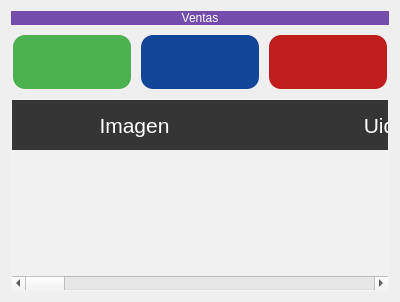
                 <widget class="QWidget" name="page_sale">
                  <property name="styleSheet">
                   <string notr="true"/>
                  </property>
                  <layout class="QVBoxLayout" name="verticalLayout_11">
                   <item>
                    <widget class="QLabel" name="label_9">
                     <property name="layoutDirection">
                      <enum>Qt::RightToLeft</enum>
                     </property>
                     <property name="styleSheet">
                      <string notr="true">color: rgb(255, 255, 255);
font: 26pt &quot;MS Shell Dlg 2&quot;;
background-color:#744cac;</string>
                     </property>
                     <property name="text">
                      <string>Ventas</string>
                     </property>
                     <property name="alignment">
                      <set>Qt::AlignCenter</set>
                     </property>
                    </widget>
                   </item>
                   <item>
                    <layout class="QHBoxLayout" name="horizontalLayout_12">
                     <item>
                      <widget class="QPushButton" name="btn_add_sale">
                       <property name="cursor">
                        <cursorShape>PointingHandCursor</cursorShape>
                       </property>
                       <property name="styleSheet">
                        <string notr="true">QPushButton {
                background-color: #4CAF50; /* Verde */
                border: none;
                color: white;
                padding: 15px 32px;
                text-align: center;
                text-decoration: none;
                font-size: 20px;
                margin: 4px 2px;
                border-radius: 12px;
            }
            QPushButton:hover {
                background-color: #2D005F;
            }
            QPushButton:pressed {
                background-color: #2e7031;
            }</string>
                       </property>
                       <property name="text">
                        <string/>
                       </property>
                       <property name="icon">
                        <iconset>
                         <normalon>../image/add.png</normalon>
                        </iconset>
                       </property>
                       <property name="iconSize">
                        <size>
                         <width>25</width>
                         <height>25</height>
                        </size>
                       </property>
                      </widget>
                     </item>
                     <item>
                      <widget class="QPushButton" name="btn_update_table_sale">
                       <property name="cursor">
                        <cursorShape>PointingHandCursor</cursorShape>
                       </property>
                       <property name="styleSheet">
                        <string notr="true">QPushButton {
                background-color: #144698; /* Azul Oscuro */
                border: none;
                color: white;
                padding: 15px 32px;
                text-align: center;
                text-decoration: none;
                font-size: 20px;
                margin: 4px 2px;
                border-radius: 12px;
            }
            QPushButton:hover {
                background-color: #2D005F;
            }
            QPushButton:pressed {
                background-color: #2e7031;
            }</string>
                       </property>
                       <property name="text">
                        <string/>
                       </property>
                       <property name="icon">
                        <iconset>
                         <normalon>../image/update_table.png</normalon>
                        </iconset>
                       </property>
                       <property name="iconSize">
                        <size>
                         <width>25</width>
                         <height>25</height>
                        </size>
                       </property>
                      </widget>
                     </item>
                     <item>
                      <widget class="QPushButton" name="btn_delete_sale">
                       <property name="cursor">
                        <cursorShape>PointingHandCursor</cursorShape>
                       </property>
                       <property name="styleSheet">
                        <string notr="true">QPushButton {
                background-color: #C01D1D; /* Rojo */
                border: none;
                color: white;
                padding: 15px 32px;
                text-align: center;
                text-decoration: none;
                font-size: 20px;
                margin: 4px 2px;
                border-radius: 12px;
            }
            QPushButton:hover {
                background-color: #2D005F;
            }
            QPushButton:pressed {
                background-color: #2e7031;
            }</string>
                       </property>
                       <property name="text">
                        <string/>
                       </property>
                       <property name="icon">
                        <iconset>
                         <normalon>../image/delete.png</normalon>
                        </iconset>
                       </property>
                       <property name="iconSize">
                        <size>
                         <width>25</width>
                         <height>25</height>
                        </size>
                       </property>
                      </widget>
                     </item>
                    </layout>
                   </item>
                   <item>
                    <widget class="QTableWidget" name="table_sale">
                     <property name="styleSheet">
                      <string notr="true">QTableView {
background-color: rgba(255, 255, 255, 30); 
border: 1px solid rgba(255,255,255,40);
border-bottom-right-radius: 7px; 
border-bottom-left-radius: 7px; 
color: white;
}

QHeaderView::section {
background-color: rgb(53, 53, 53);
color: white;
border: none;
height: 50px;
font-size: 16pt;
}

QTableView::item {
    border-style: none;
    border-bottom: 1px solid rgba(255,255,255,50);
    padding-left: auto;
    padding-right: auto;
}

QTableView::item:selected{
	border: none;
	color: rgb(255, 255, 255);
    background-color: rgba(255, 255, 255, 50);
}
</string>
                     </property>
                     <property name="editTriggers">
                      <set>QAbstractItemView::NoEditTriggers</set>
                     </property>
                     <attribute name="horizontalHeaderDefaultSectionSize">
                      <number>245</number>
                     </attribute>
                     <column>
                      <property name="text">
                       <string>Imagen</string>
                      </property>
                     </column>
                     <column>
                      <property name="text">
                       <string>Uid</string>
                      </property>
                     </column>
                     <column>
                      <property name="text">
                       <string>Nombre del Producto</string>
                      </property>
                     </column>
                     <column>
                      <property name="text">
                       <string>Nombre del Cliente</string>
                      </property>
                     </column>
                     <column>
                      <property name="text">
                       <string>Precio Total</string>
                      </property>
                     </column>
                     <column>
                      <property name="text">
                       <string>Precio Unidad</string>
                      </property>
                     </column>
                     <column>
                      <property name="text">
                       <string>Cantidad de productos</string>
                      </property>
                     </column>
                     <column>
                      <property name="text">
                       <string>Fecha creación</string>
                      </property>
                     </column>
                     <column>
                      <property name="text">
                       <string>Nombre del vendedor</string>
                      </property>
                     </column>
                    </widget>
                   </item>
                  </layout>
                 </widget>
